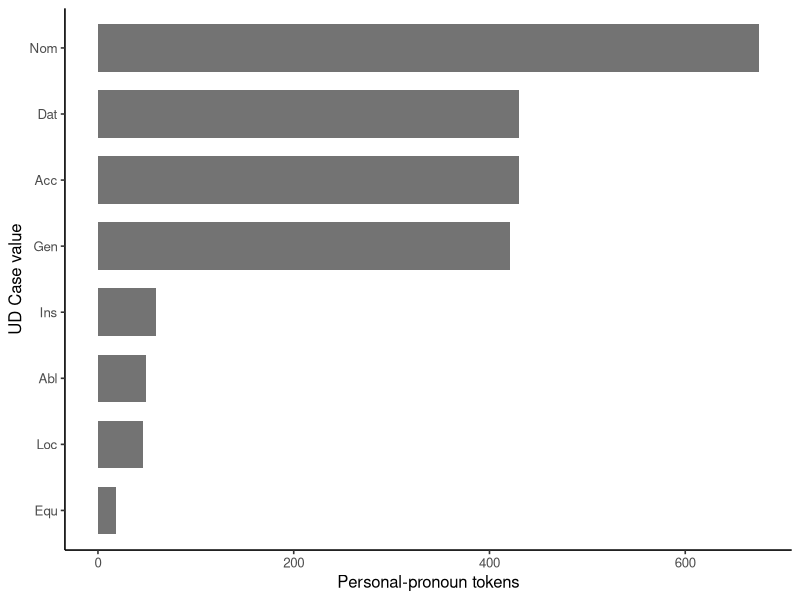

This figure's R source:
## ---- chunk 1
#| label: load-ud-population
library(ggplot2)

pronouns <- read.csv(
  "data/ud-turkish-boun/personal-pronoun-cases.csv",
  stringsAsFactors = FALSE
)

case_counts <- as.data.frame(table(case = pronouns$case))
names(case_counts)[2] <- "tokens"
case_counts$proportion <- case_counts$tokens / sum(case_counts$tokens)
case_counts <- case_counts[order(case_counts$tokens), ]

stopifnot(
  nrow(pronouns) == 2128L,
  length(unique(pronouns$sentence_id)) == 1727L,
  sum(pronouns$accusative) == 430L
)

case_counts
## ---- chunk 2
#| label: summarize-ud-population
release_size <- nrow(pronouns)
accusative_tokens <- sum(pronouns$accusative)
release_accusative_proportion <- mean(pronouns$accusative)

data.frame(
  qualifying_tokens = release_size,
  sentences_represented = length(unique(pronouns$sentence_id)),
  registers = length(unique(pronouns$register)),
  accusative_tokens = accusative_tokens,
  accusative_proportion = release_accusative_proportion
)
## ---- chunk 3
#| label: plot-ud-cases
#| fig-cap: "Case counts among personal-pronoun tokens in UD Turkish BOUN 2.18."
ggplot(case_counts, aes(tokens, reorder(case, tokens))) +
  geom_col(fill = "grey45", width = 0.72) +
  labs(x = "Personal-pronoun tokens", y = "UD Case value") +
  theme_classic(base_size = 12)
